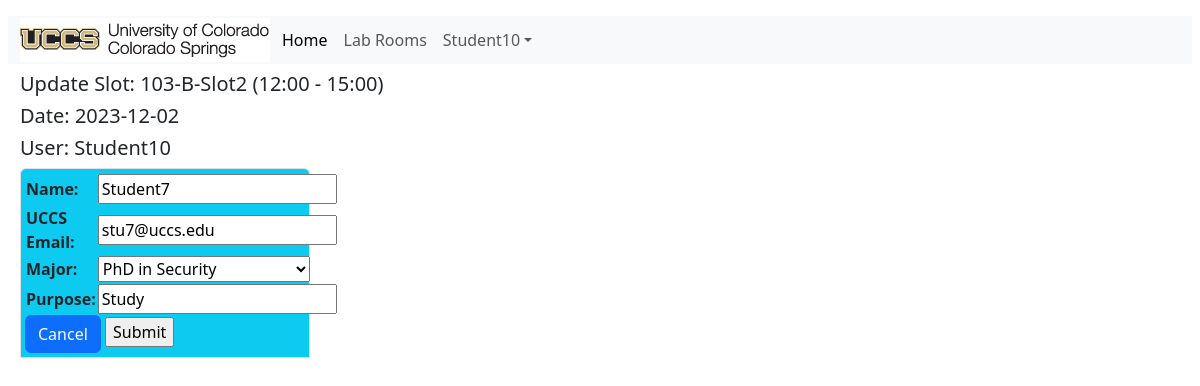
The page /labroom/9/2023-12-02/update_slot/ (signed in) on the database its author committed.
### alras_application/models.py (models this page shows, shortened)
class LabRoom(models.Model):
    ROOMS = (
        ('101-A', 'Room 101-A'),
        ('102-A', 'Room 102-A'),
        ('103-B', 'Room 103-B'),
        ('104-B', 'Room 104-B'),
        ('105-C', 'Room 105-C'),
    )
    title = models.CharField(max_length=10,choices=ROOMS,null=True)
    slot = models.ForeignKey(RoomSlot, on_delete=models.CASCADE, default=None)
    def __str__(self):
        return f"{self.title}-{self.slot}"

class RoomSlot(models.Model):
    SLOTS = (
        ('slot-1', '09:00 - 12:00'),
        ('slot-2', '12:00 - 15:00'),
        ('slot-3', '15:00 - 18:00')
    )
    slot = models.CharField(max_length=200, choices= SLOTS)
    title = models.CharField(max_length=200)
    def __str__(self):
        return self.title

class Student(models.Model):
    MAJOR = (
        ('PhD-CS', 'PhD in Computer Science'),
        ('PhD-Sec', 'PhD in Security'),
        ('MS-CS', 'MS in Computer Science'),
        ('MS-Sec', 'MS in Security'),
    )
    user = models.ForeignKey(User, null=True, on_delete=models.CASCADE)
    name = models.CharField(max_length=200)
    email = models.CharField("UCCS Email", max_length=200)
    major = models.CharField(max_length=200, choices= MAJOR)
    slot = models.ForeignKey(LabRoom, on_delete=models.CASCADE, null=True, blank=True)
    date = models.DateField(null=True,blank=True)
    purpose = models.CharField(max_length=200,null=True)
    class Meta:
        unique_together = ['slot', 'date']

### alras_application/decorators.py (the view)
        def wrapper_func(request, *args, **kwargs):
            print('role',allowed_roles)
            group = None
            if request.user.groups.exists():
                group = request.user.groups.all()[0].name
            if group in allowed_roles:
                return view_func(request,*args, **kwargs)
            else:
                return HttpResponse("You are not authorized to view this page")

### alras_application/forms.py
class ReserveSlotForm(ModelForm):
    class Meta:
        model = Student
        fields =('name', 'email', 'major','purpose')

### alras_application/context_processors.py (called while the page is built)
def message_processor(request):
    if request.user.is_authenticated:
        no_msgs = 1
    else:
        no_msgs = 0
    return {
        'message' : no_msgs
    }

### alras_application/views.py (called while the page is built, shortened)
@login_required(login_url='login')
@allowed_users(allowed_roles=['student_role'])
def updateSlot(request, pk, date):
    student = Student.objects.filter(slot_id=pk,date=date).values()[0]
    s_id = student['id']
    print(student)
    form = ReserveSlotForm(initial=student)
    labroom = LabRoom.objects.get(id=pk)
    date = date
    context = {'form': form,'labroom':labroom,'pk':pk,'date':date}
    return render(request, 'alras_application/update_slot.html', context)

### alras_application/templates/alras_application/update_slot.html (shortened to what this page needs)
{% extends 'alras_application/base_template.html' %}
{% block content %}
<div class="container-fluid">
<h5> Update Slot: {{ labroom }} </h5>
<h5> Date: {{ date }} </h5>
<h5> User: {{user}} </h5>
<div class="col-sm-3 p-1 border rounded-top bg-info text-dark">
<form action="" method="POST">
<table>
{{ form.as_table }}
</table>
<a class="btn btn-primary" href="{%url 'labroom-detail' pk date %}" role="button">Cancel</a>
<input type="submit" name="Submit">
</form>
</div>
</div>
{% endblock %}

### alras_application/templates/alras_application/base_template.html (shortened to what this page needs)
{% load static %}
<!DOCTYPE html>
<html lang="en">
<head>
{% load bootstrap5 %}
{% bootstrap_css %}
</head>
<body>
<div class="container-fluid p-2">
<nav class="navbar navbar-expand-lg bg-secondary-tertiary">
<div class="container-fluid bg-light">
<img src="{% static 'images/uccs_logo.gif' %}">
<div class="collapse navbar-collapse" id="navbarNav">
<ul class="navbar-nav justify-content-center p-1">
<li class="nav-item">
<a class="nav-link active" aria-current="page" href="{% url 'index' %}">Home</a>
</li>
<li class="nav-item">
<a class="nav-link" href="{% url 'labroom' %}">Lab Rooms</a>
</li>
<li class="nav-item dropdown">
  {% if message %}
  <a class="nav-link dropdown-toggle" href="#" role="button" data-bs-toggle="dropdown">{{user}}</a>
  {% else %}
    <a class="nav-link dropdown-toggle" href="#" role="button" data-bs-toggle="dropdown">Account</a>
    <ul class="dropdown-menu">
    <li><a class="dropdown-item" href="{% url 'login' %}">Log In</a></li>
    <li><a class="dropdown-item" href="{% url 'register_page' %}">Register</a></li>
  {% endif %}
</li>
</div>
</div>
</nav>
{% block content %}
{% endblock %}
</div>
</body>
</html>

### rows shown on the page
LabRoom: title+slot "103-B-Slot2 (12:00 - 15:00)"
Student: name "Student7", email "stu7@uccs.edu", major "PhD in Security", purpose "Study"

### other values the page prints
{{ user }} "Student10"
{{ date }} "2023-12-02"
